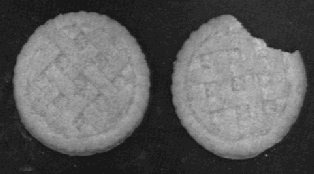
%> input picture cookies.png, 314 x 174 px
$ octave cookies.m   (GNU Octave 9; MATLAB toolbox functions it lacks are replaced by stand-ins)
%> lines starting %> are read from the running program, lines starting %| are printed output that depends on the picture; in (x1, y1, x2, y2) boxes, pixels count from 0 and x2, y2 are one past the last pixel; in counts of white or black regions, pixels touching at a corner belong together; the program's own positions count from 1
### isodata.m
function t=isodata(image)
%> called with image = 'cookies.png'
image = im2double(imread(image));

fmin = min(min(image));
%> fmin = 0.0627
fmax = max(max(image));
%> fmax = 0.804

t = .5*(fmin+fmax);
%> t = 0.433

while(true)
    m1 = mean(image(image<=t));
    m2 = mean(image(image>t));
    t = .5*(m1+m2);

    if round((t-m1)*1000) == round((m2-t)*1000)
        break;
    end
end
%> this loop made 1 pass
%> (m1, m2, t) on pass 1: (0.149, 0.584, 0.367)

end

### cookies.m
image = im2double(imread('cookies.png'));
binaryCookies = image > isodata('cookies.png');
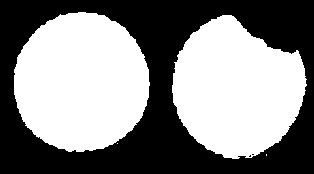
%> binaryCookies: size 174x314 logical; 52.7% white; 3 black regions (2 under 20 px), largest, box (x1, y1, x2, y2) and area: (0, 0, 314, 174) 25839
figure
imshow(binaryCookies)

erodedCookie = imerode(binaryCookies,strel('disk',62,0));
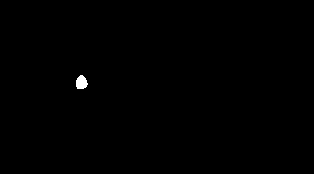
%> erodedCookie: size 174x314 logical; 0.23% white; 1 white region, box (x1, y1, x2, y2) and area: (76, 75, 88, 89) 128
eatenCookieGone = imdilate(erodedCookie,strel('disk',62,0));
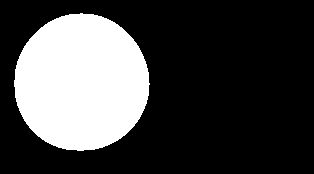
%> eatenCookieGone: size 174x314 logical; 26.7% white; 1 white region, box (x1, y1, x2, y2) and area: (14, 13, 150, 151) 14613

figure
imshow(erodedCookie)
figure
imshow(eatenCookieGone)

eatenCookieRecon = imreconstruct(binaryCookies==erodedCookie,binaryCookies);
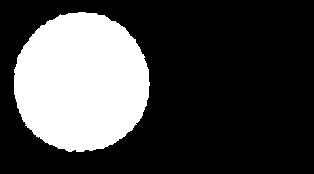
%> eatenCookieRecon: size 174x314 logical; 27.4% white; 1 white region, box (x1, y1, x2, y2) and area: (14, 12, 150, 152) 14944
figure
imshow(eatenCookieRecon)
